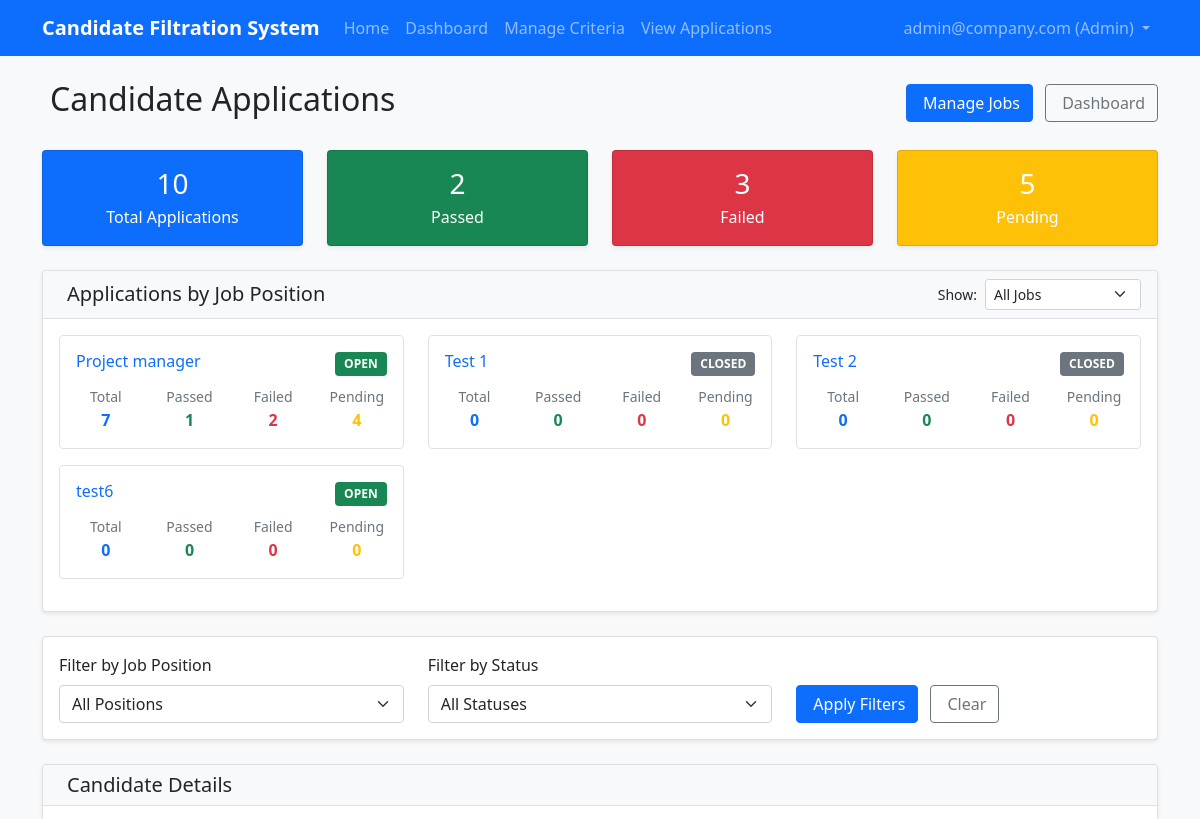
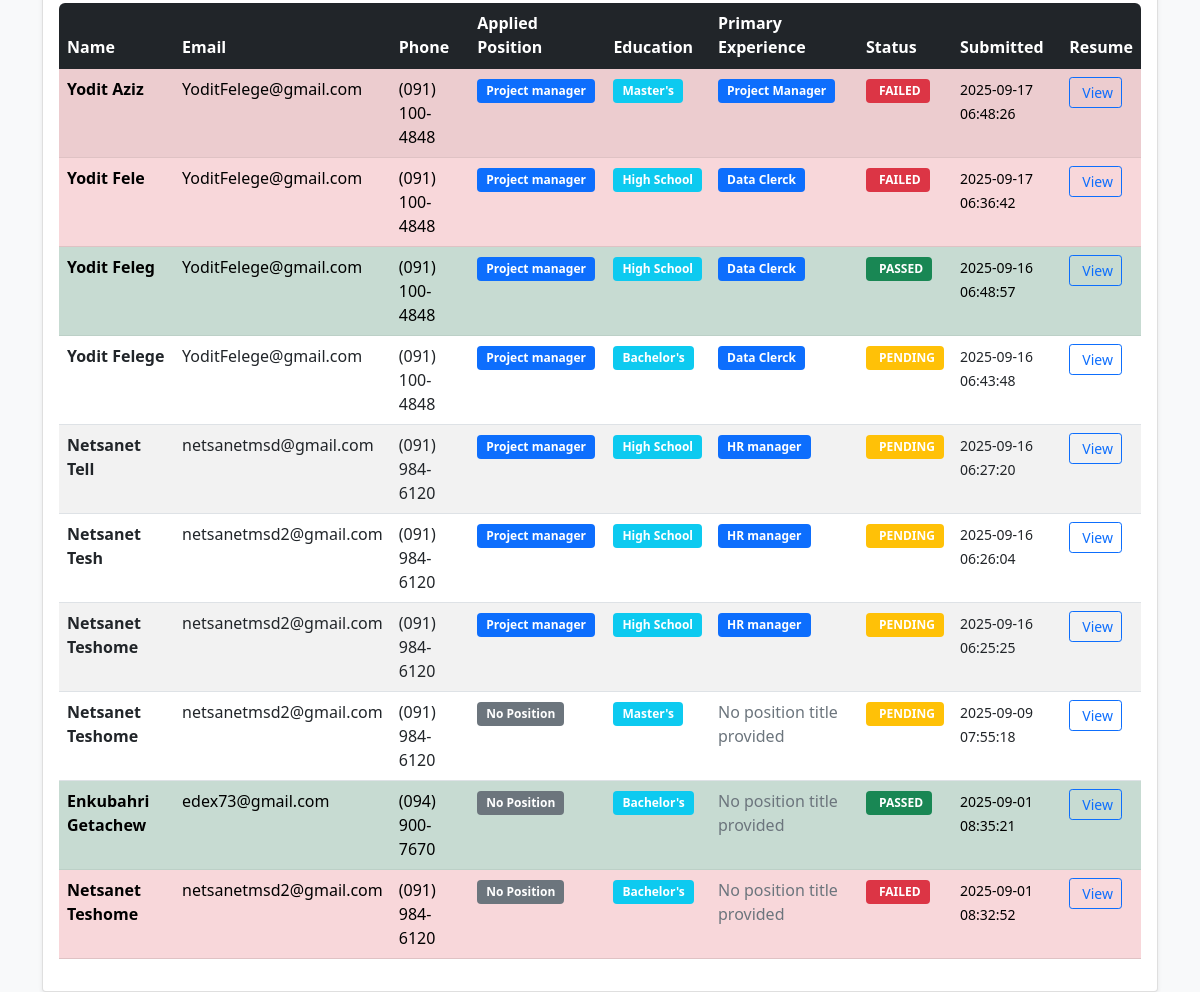
/admin/candidates (signed in), run on an earlier commit of the app's database (2 pictures, top to bottom).
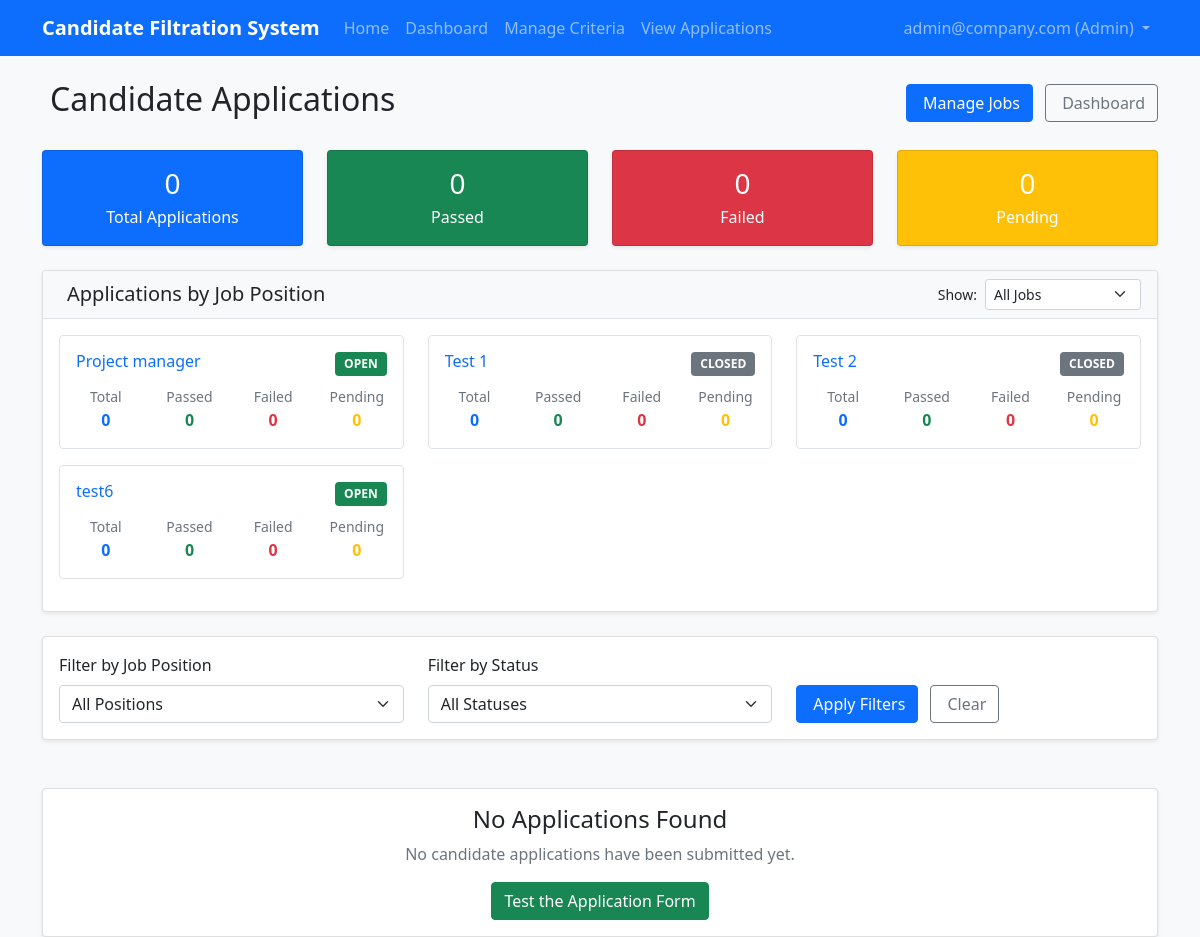
And on a later commit of the database.
### tables this page shows
CREATE TABLE criteria
                 (id INTEGER PRIMARY KEY AUTOINCREMENT,
                  min_experience INTEGER,
                  required_skills TEXT,
                  preferred_education TEXT,
                  notification_email TEXT,
                  created_date TIMESTAMP DEFAULT CURRENT_TIMESTAMP,
                  is_active BOOLEAN DEFAULT 1, expected_positions TEXT DEFAULT "", position_title TEXT DEFAULT "Legacy Position", min_position_years INTEGER DEFAULT 0, qualified_email TEXT DEFAULT "qualified@company.com", unqualified_email TEXT DEFAULT "unqualified@company.com", admin_user_id INTEGER DEFAULT NULL, job_status TEXT DEFAULT "open", required_education_certification TEXT DEFAULT "", job_id INTEGER);

CREATE TABLE candidates
                 (id INTEGER PRIMARY KEY AUTOINCREMENT,
                  name TEXT NOT NULL,
                  email TEXT NOT NULL,
                  phone TEXT,
                  experience_years INTEGER,
                  education TEXT,
                  skills TEXT,
                  resume_filename TEXT,
                  submission_date TIMESTAMP DEFAULT CURRENT_TIMESTAMP,
                  status TEXT DEFAULT 'pending', position_experience_years INTEGER DEFAULT 0, experience_1 TEXT DEFAULT "", experience_2 TEXT DEFAULT "", experience_3 TEXT DEFAULT "", experience_1_start_date TEXT DEFAULT "", experience_1_end_date TEXT DEFAULT "", experience_2_start_date TEXT DEFAULT "", experience_2_end_date TEXT DEFAULT "", experience_3_start_date TEXT DEFAULT "", experience_3_end_date TEXT DEFAULT "", position_of_interest_id INTEGER, experience_1_position_title TEXT DEFAULT "", experience_2_position_title TEXT DEFAULT "", experience_3_position_title TEXT DEFAULT "", gender TEXT DEFAULT "", education_certification TEXT DEFAULT "");

### app.py (the view)
@app.route('/admin/candidates')
@login_required
@admin_required
def view_candidates():
    conn = sqlite3.connect('candidates.db')
    c = conn.cursor()
    try:
        c.execute('SELECT position_of_interest_id FROM candidates LIMIT 1')
    except sqlite3.OperationalError:
        c.execute('ALTER TABLE candidates ADD COLUMN position_of_interest_id INTEGER')
        print("Added position_of_interest_id column to candidates table")
        conn.commit()
    job_filter = request.args.get('job_id', '')
    status_filter = request.args.get('status', '')
    job_status_filter = request.args.get('job_status', '')  # New filter for job position summaries
    c.execute('SELECT id, position_title FROM criteria WHERE job_status = "open" ORDER BY position_title')
    job_criteria = c.fetchall()
    base_query = '''
        SELECT
            c.id, c.name, c.email, c.phone, c.education,
            c.status, c.submission_date, c.resume_filename,
            c.experience_1, c.experience_2, c.experience_3,
            c.position_of_interest_id,
            cr.position_title as applied_position,
            cr.id as criteria_id,
            c.experience_1_position_title, c.experience_2_position_title, c.experience_3_position_title
        FROM candidates c
        LEFT JOIN criteria cr ON c.position_of_interest_id = cr.id
    '''
    conditions = []
    params = []
    if job_filter:
        conditions.append('c.position_of_interest_id = ?')
        params.append(job_filter)
    if status_filter:
        conditions.append('c.status = ?')
        params.append(status_filter)
    if conditions:
        base_query += ' WHERE ' + ' AND '.join(conditions)
    base_query += ' ORDER BY c.submission_date DESC'
    c.execute(base_query, params)
    candidates = c.fetchall()
    summary_query = '''
        SELECT
            cr.position_title,
            cr.id as criteria_id,
            COUNT(c.id) as total_applications,
            SUM(CASE WHEN c.status = 'passed' THEN 1 ELSE 0 END) as passed_count,
            SUM(CASE WHEN c.status = 'failed' THEN 1 ELSE 0 END) as failed_count,
            SUM(CASE WHEN c.status = 'pending' THEN 1 ELSE 0 END) as pending_count,
            cr.job_status
        FROM criteria cr
        LEFT JOIN candidates c ON c.position_of_interest_id = cr.id
    '''
    summary_conditions = []
    summary_params = []
    if job_status_filter:
        summary_conditions.append('cr.job_status = ?')
        summary_params.append(job_status_filter)
    if summary_conditions:
        summary_query += ' WHERE ' + ' AND '.join(summary_conditions)
    summary_query += ' GROUP BY cr.id, cr.position_title, cr.job_status ORDER BY cr.position_title'
    c.execute(summary_query, summary_params)
    job_summaries = c.fetchall()
    c.execute('''
        SELECT
            COUNT(*) as total,
            SUM(CASE WHEN status = 'passed' THEN 1 ELSE 0 END) as passed,
            SUM(CASE WHEN status = 'failed' THEN 1 ELSE 0 END) as failed,
            SUM(CASE WHEN status = 'pending' THEN 1 ELSE 0 END) as pending
        FROM candidates
    ''')
    overall_stats = c.fetchone()
    conn.close()
    return render_template('candidates_segmented.html',
                         candidates=candidates,
                         job_criteria=job_criteria,
                         job_summaries=job_summaries,
                         overall_stats=overall_stats,
                         current_job_filter=job_filter,
                         current_status_filter=status_filter,
                         current_job_status_filter=job_status_filter)

### app.py (called while the page is built)
@login_manager.user_loader
def load_user(user_id):
    return User.get(user_id)

def admin_required(f):
    from functools import wraps
    @wraps(f)
    def decorated_function(*args, **kwargs):
        if not current_user.is_authenticated or current_user.role != 'admin':
            flash('Access denied. Admin privileges required.', 'error')
            return redirect(url_for('login'))
        return f(*args, **kwargs)
    return decorated_function

    @property
    def is_active(self):
        return self._active

    @staticmethod
    def get(user_id):
        conn = sqlite3.connect('candidates.db')
        c = conn.cursor()
        c.execute('SELECT * FROM users WHERE id = ?', (user_id,))
        user_data = c.fetchone()
        conn.close()
        if user_data:
            return User(*user_data)
        return None

### templates/candidates_segmented.html (shortened to what the changed rows need)
{% extends "base.html" %}
{% block content %}
<div class="row">
    <div class="col-12">
        <div class="d-flex justify-content-between align-items-center mb-4">
            <h2>Candidate Applications</h2>
        </div>
        <div class="row mb-4">
            <div class="col-md-3">
                <div class="card bg-primary text-white">
                    <div class="card-body text-center">
                        <h3 class="mb-1">{{ overall_stats[0] or 0 }}</h3>
                        <p class="card-text mb-0">Total Applications</p>
                    </div>
                </div>
            </div>
            <div class="col-md-3">
                <div class="card bg-success text-white">
                    <div class="card-body text-center">
                        <h3 class="mb-1">{{ overall_stats[1] or 0 }}</h3>
                        <p class="card-text mb-0">Passed</p>
                    </div>
                </div>
            </div>
            <div class="col-md-3">
                <div class="card bg-danger text-white">
                    <div class="card-body text-center">
                        <h3 class="mb-1">{{ overall_stats[2] or 0 }}</h3>
                        <p class="card-text mb-0">Failed</p>
                    </div>
                </div>
            </div>
            <div class="col-md-3">
                <div class="card bg-warning text-white">
                    <div class="card-body text-center">
                        <h3 class="mb-1">{{ overall_stats[3] or 0 }}</h3>
                        <p class="card-text mb-0">Pending</p>
                    </div>
                </div>
            </div>
        </div>
        {% if job_summaries %}
        <div class="card mb-4">
            <div class="card-body">
                <div class="row">
                    {% for summary in job_summaries %}
                    <div class="col-lg-4 col-md-6 mb-3">
                        <div class="border rounded p-3">
                            <div class="d-flex justify-content-between align-items-start mb-2">
                                <h6 class="text-primary mb-0">
                                    <a href="{{ url_for('view_candidates', job_id=summary[1]) }}" class="text-decoration-none">
                                        {{ summary[0] or 'No Position Title' }}
                                    </a>
                                </h6>
                                <span class="badge {% if summary[6] == 'open' %}bg-success{% else %}bg-secondary{% endif %} ms-2">
                                    {% if summary[6] == 'open' %}OPEN{% else %}CLOSED{% endif %}
                                </span>
                            </div>
                            <div class="row text-center">
                                <div class="col-3">
                                    <small class="text-muted">Total</small><br>
                                    <strong class="text-primary">{{ summary[2] or 0 }}</strong>
                                </div>
                                <div class="col-3">
                                    <small class="text-muted">Passed</small><br>
                                    <strong class="text-success">{{ summary[3] or 0 }}</strong>
                                </div>
                                <div class="col-3">
                                    <small class="text-muted">Failed</small><br>
                                    <strong class="text-danger">{{ summary[4] or 0 }}</strong>
                                </div>
                                <div class="col-3">
                                    <small class="text-muted">Pending</small><br>
                                    <strong class="text-warning">{{ summary[5] or 0 }}</strong>
                                </div>
                            </div>
                        </div>
                    </div>
                    {% endfor %}
                </div>
            </div>
        </div>
        {% endif %}
        {% if candidates %}
            <div class="card">
                <div class="card-header">
                    <h5 class="mb-0">
                        Candidate Details
                    </h5>
                </div>
                <div class="card-body">
                    <div class="table-responsive">
                        <table class="table table-striped table-hover">
                            <thead class="table-dark">
                                <tr>
                                    <th>Name</th>
                                    <th>Email</th>
                                    <th>Phone</th>
                                    <th>Applied Position</th>
                                    <th>Education</th>
                                    <th>Primary Experience</th>
                                    <th>Status</th>
                                    <th>Submitted</th>
                                    <th>Resume</th>
                                </tr>
                            </thead>
                            <tbody>
                                {% for candidate in candidates %}
                                <tr class="{% if candidate[5] == 'passed' %}table-success{% elif candidate[5] == 'failed' %}table-danger{% endif %}">
                                    <td><strong>{{ candidate[1] }}</strong></td>
                                    <td>{{ candidate[2] }}</td>
                                    <td>{{ candidate[3] }}</td>
                                    <td>
                                        {% if candidate[12] %}
                                            <span class="badge bg-primary">{{ candidate[12] }}</span>
                                        {% else %}
                                            <span class="badge bg-secondary">No Position</span>
                                        {% endif %}
                                    </td>
                                    <td>
                                        <span class="badge bg-info">
                                            {% if candidate[4] == 'high_school' %}High School
                                            {% elif candidate[4] == 'associate' %}Associate
                                            {% elif candidate[4] == 'bachelor' %}Bachelor's
                                            {% elif candidate[4] == 'master' %}Master's
                                            {% elif candidate[4] == 'phd' %}PhD
                                            {% else %}{{ candidate[4] }}{% endif %}
                                        </span>
                                    </td>
                                    <td>
                                        {% if candidate[14] %}
                                            <span class="badge bg-primary">{{ candidate[14] }}</span>
                                        {% else %}
                                            <span class="text-muted">No position title provided</span>
                                        {% endif %}
                                    </td>
                                    <td>
                                        {% if candidate[5] == 'passed' %}
                                            <span class="badge bg-success">
                                                PASSED
                                            </span>
                                        {% elif candidate[5] == 'failed' %}
                                            <span class="badge bg-danger">
                                                FAILED
                                            </span>
                                        {% else %}
                                            <span class="badge bg-warning">
                                                PENDING
                                            </span>
                                        {% endif %}
                                    </td>
                                    <td>
                                        <small>{{ candidate[6] }}</small>
                                    </td>
                                    <td>
                                        {% if candidate[7] %}
                                            <a href="{{ url_for('static', filename='../uploads/' + candidate[7]) }}"
                                               class="btn btn-sm btn-outline-primary"
                                               target="_blank">
                                                View
                                            </a>
                                        {% else %}
                                            <span class="text-muted">
                                                <i class="fas fa-minus"></i>
                                            </span>
                                        {% endif %}
                                    </td>
                                </tr>
                                {% endfor %}
                            </tbody>
                        </table>
                    </div>
                </div>
            </div>
        {% else %}
            <div class="text-center mt-5">
                <div class="card">
                    <div class="card-body">
                        <h4>No Applications Found</h4>
                        {% if current_job_filter or current_status_filter %}
                            <p class="text-muted">No candidate applications match the selected filters.</p>
                            <a href="{{ url_for('view_candidates') }}" class="btn btn-primary">Clear Filters</a>
                        {% else %}
                            <p class="text-muted">No candidate applications have been submitted yet.</p>
                            <a href="{{ url_for('candidate_form') }}" class="btn btn-success">Test the Application Form</a>
                        {% endif %}
                    </div>
                </div>
            </div>
        {% endif %}
    </div>
</div>
{% endblock %}

What changed in the data, as far as the page shows it:
removed candidates: name "Yodit Aziz", email "YoditFelege@gmail.com", phone "(091) 100-4848", position_title "Project manager", education "Master's", experience_1_position_title "Project Manager", status "FAILED", submission_date "2025-09-17 06:48:26"
removed candidates: name "Yodit Fele", email "YoditFelege@gmail.com", phone "(091) 100-4848", position_title "Project manager", education "High School", experience_1_position_title "Data Clerck", status "FAILED", submission_date "2025-09-17 06:36:42"
removed candidates: name "Yodit Feleg", email "YoditFelege@gmail.com", phone "(091) 100-4848", position_title "Project manager", education "High School", experience_1_position_title "Data Clerck", status "PASSED", submission_date "2025-09-16 06:48:57"
removed candidates: name "Yodit Felege", email "YoditFelege@gmail.com", phone "(091) 100-4848", position_title "Project manager", education "Bachelor's", experience_1_position_title "Data Clerck", status "PENDING", submission_date "2025-09-16 06:43:48"
removed candidates: name "Netsanet Tell", email "netsanetmsd@gmail.com", phone "(091) 984-6120", position_title "Project manager", education "High School", experience_1_position_title "HR manager", status "PENDING", submission_date "2025-09-16 06:27:20"
removed candidates: name "Netsanet Tesh", email "netsanetmsd2@gmail.com", phone "(091) 984-6120", position_title "Project manager", education "High School", experience_1_position_title "HR manager", status "PENDING", submission_date "2025-09-16 06:26:04"
removed candidates: name "Netsanet Teshome", email "netsanetmsd2@gmail.com", phone "(091) 984-6120", position_title "Project manager", education "High School", experience_1_position_title "HR manager", status "PENDING", submission_date "2025-09-16 06:25:25"
removed candidates: name "Netsanet Teshome", email "netsanetmsd2@gmail.com", phone "(091) 984-6120", shows "No Position", education "Master's", experience_1_position_title "No position title provided", status "PENDING", submission_date "2025-09-09 07:55:18"
removed candidates: name "Enkubahri Getachew", email "edex73@gmail.com", phone "(094) 900-7670", shows "No Position", education "Bachelor's", experience_1_position_title "No position title provided", status "PASSED", submission_date "2025-09-01 08:35:21"
removed candidates: name "Netsanet Teshome", email "netsanetmsd2@gmail.com", phone "(091) 984-6120", shows "No Position", education "Bachelor's", experience_1_position_title "No position title provided", status "FAILED", submission_date "2025-09-01 08:32:52"
computed for criteria "Project manager": summary "7" → "0"; is_active "1" → "0"; min_position_years "2" → "0"; min_experience "4" → "0"
Also different on the page:
{{ overall_stats[0] or 0 }}: "10" → "0"
{{ overall_stats[1] or 0 }}: "2" → "0"
{{ overall_stats[2] or 0 }}: "3" → "0"
{{ overall_stats[3] or 0 }}: "5" → "0"
text no longer shown: "Candidate Details Name Email Phone Applied Position Education Primary Experience Status Submitted Resume"
text now shown: "No Applications Found No candidate applications have been submitted yet. Test the Application Form"
